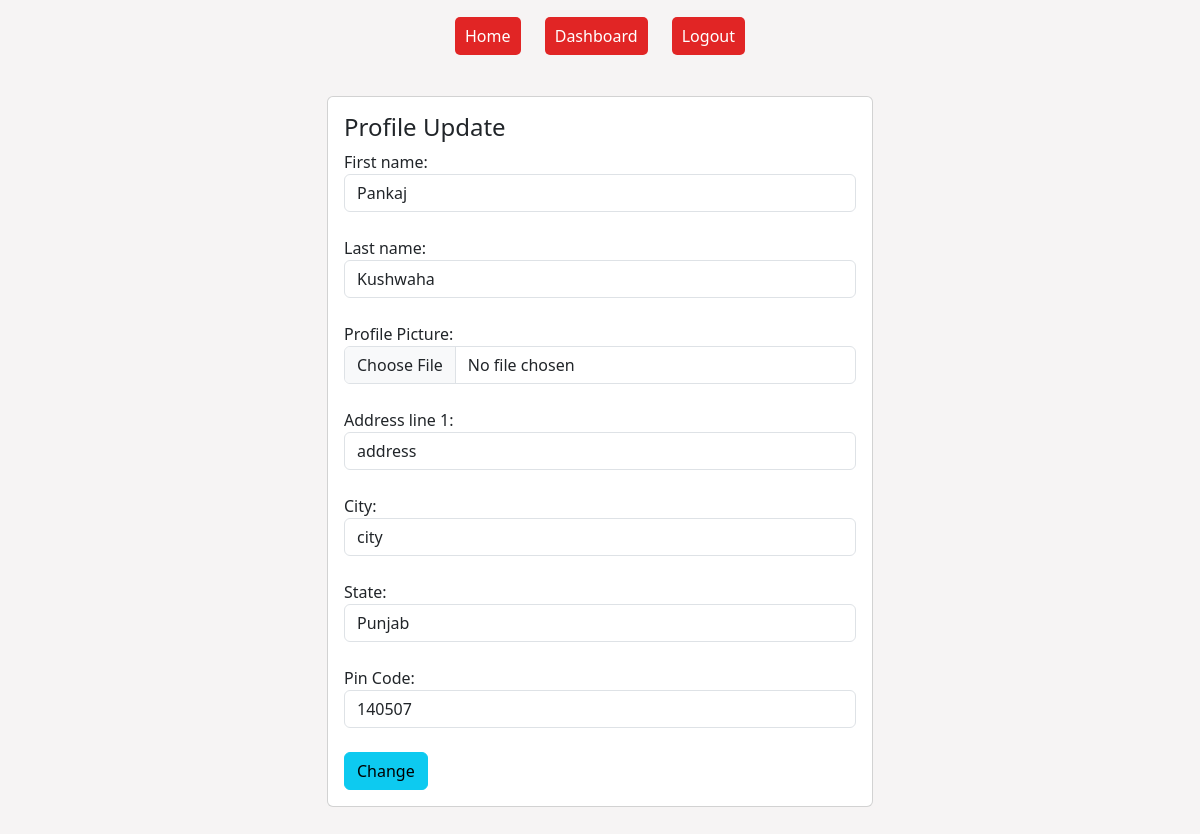
Screenshot of /accounts/change-profile/ (signed in) with the database file from the repository.
### accounts/models.py (models this page shows, shortened)
class User(AbstractBaseUser):
  email = models.EmailField(verbose_name="Email", max_length=255, unique=True)
  username = models.CharField(max_length=100, unique=True)
  is_active = models.BooleanField(default=True)
  is_admin = models.BooleanField(default=False)
  user_type = models.CharField(choices=USER_TYPE, max_length=100)
  first_name = models.CharField(max_length=100)
  last_name = models.CharField(max_length=100)
  address = models.CharField(max_length=255, verbose_name="Address line 1")
  city = models.CharField(max_length=100)
  state = models.CharField(choices=STATES, max_length=100)
  pincode = models.PositiveIntegerField(validators=[pincode_validate])
  profile_pic = models.ImageField(upload_to='profile_pics', blank=True, null=True,)
  objects = UserManager()
  USERNAME_FIELD = "email"
  REQUIRED_FIELDS = ["username", "pincode"]

### accounts/views.py (the view, shortened to what this page needs)
# urls.py: path('change-profile/', views.ProfileChange.as_view(), name='change-profile'),
@method_decorator(login_required, name='dispatch')
class ProfileChange(View):
  def get(self, request):
    form = ChangeProfileForm(instance=request.user)
    context = dict(form=form)
    return render(request, 'accounts/profile-change.html', context)

### accounts/forms.py
class ChangeProfileForm(forms.ModelForm):
  class Meta:
    model = User
    fields = ['first_name', 'last_name', 'profile_pic', 'address','city', 'state', 'pincode']
    labels = {'profile_pic':"Profile Picture", 'pincode':"Pin Code"}
    widgets = {
      'first_name': forms.TextInput(attrs={'class':'form-control', "autofocus": True}),
      'last_name': forms.TextInput(attrs={'class':'form-control'}),
      'profile_pic': forms.FileInput(attrs={'class':'form-control'}),
      'address': forms.TextInput(attrs={'class':'form-control'}),
      'city': forms.TextInput(attrs={'class':'form-control'}),
      'state': forms.Select(attrs={'class':'form-control'}),
      'pincode': forms.NumberInput(attrs={'class':'form-control',  'min':'100000', 'max':'999999'}),
    }

### accounts/templates/accounts/profile-change.html (shortened to what this page needs)
{% extends 'accounts/base.html' %}
{% block content %}
<div class="container mt-5 mb-5">
  <div class="row">
    <div class="col-md-6 offset-md-3">{% if form %}
      <div class="card">
        <div class="card-body">
          <h4>Profile Update</h4>
          <form method="post" enctype="multipart/form-data" novalidate>
            {% for field in form %}
            <div class="form-group">
              {{field.label_tag}}
              {{field}}
            </div> <br>
            {% endfor %}
            <input type="submit" value="Change" class="btn btn-info">
          </form>
        </div>
      </div>
    </div>{% endif %}
  </div>
</div>
{% endblock content %}

### accounts/static/accounts/css/style.css (style rules this page uses)
body { background-color: #f6f4f4; }

### rows the page displays
User: form "Pankaj" "Kushwaha" "address" "city" "Punjab" "140507"

### other values shown
{{ field.label_tag }} "First name:" "Last name:" "Profile Picture:" "Address line 1:" "City:" "State:" "Pin Code:"
